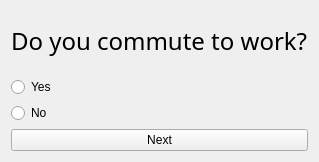
                  <widget class="QWidget" name="tab_14">
                   <attribute name="title">
                    <string>Question 1</string>
                   </attribute>
                   <layout class="QGridLayout" name="gridLayout_6">
                    <item row="0" column="0">
                     <layout class="QVBoxLayout" name="verticalLayout_6">
                      <item>
                       <widget class="QLabel" name="label_23">
                        <property name="minimumSize">
                         <size>
                          <width>0</width>
                          <height>60</height>
                         </size>
                        </property>
                        <property name="maximumSize">
                         <size>
                          <width>16777215</width>
                          <height>60</height>
                         </size>
                        </property>
                        <property name="font">
                         <font>
                          <family>Gill Sans</family>
                          <pointsize>16</pointsize>
                         </font>
                        </property>
                        <property name="text">
                         <string>&lt;html&gt;&lt;head/&gt;&lt;body&gt;&lt;p&gt;&lt;span style=&quot; font-size:18pt;&quot;&gt;Do you commute to work?&lt;/span&gt;&lt;/p&gt;&lt;/body&gt;&lt;/html&gt;</string>
                        </property>
                       </widget>
                      </item>
                      <item>
                       <layout class="QVBoxLayout" name="verticalLayout_12">
                        <item>
                         <widget class="QRadioButton" name="radioButton_13">
                          <property name="text">
                           <string>Yes</string>
                          </property>
                         </widget>
                        </item>
                        <item>
                         <widget class="QRadioButton" name="radioButton_14">
                          <property name="text">
                           <string>No</string>
                          </property>
                         </widget>
                        </item>
                       </layout>
                      </item>
                      <item>
                       <widget class="QPushButton" name="buttonNextTransport1">
                        <property name="text">
                         <string>Next</string>
                        </property>
                       </widget>
                      </item>
                     </layout>
                    </item>
                   </layout>
                  </widget>
